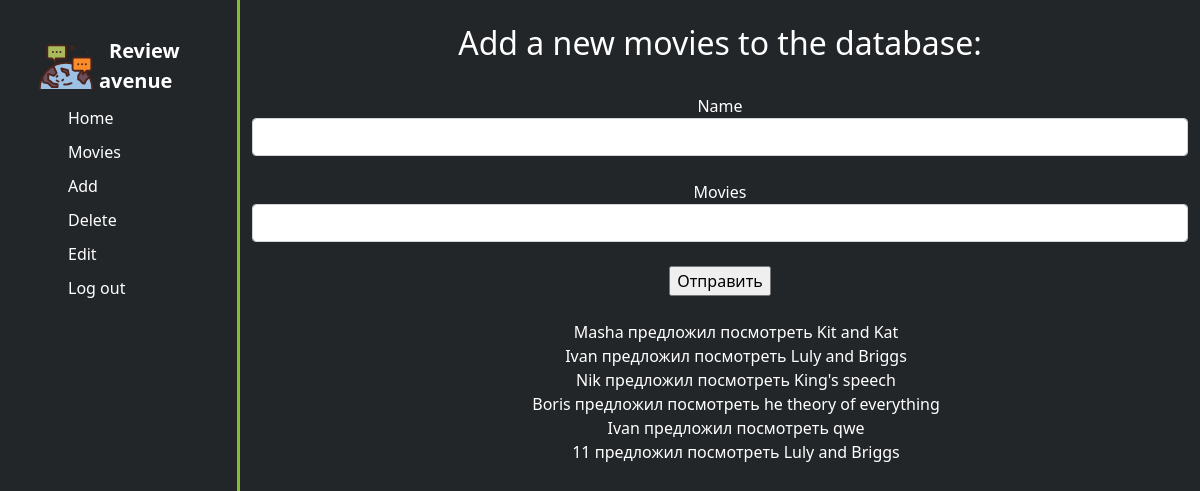
Page /add (signed in) on the committed database.
### comments/models.py (models this page shows)
class Add(models.Model):
    name = models.CharField(max_length=30)
    kino = models.TextField()
    def __str__(self):
        return f"{self.name} предложил посмотреть {self.kino}"

### comments/views.py (the view)
# urls.py: path('add', views.add, name='add'),
def add(request):
    all_add = Add.objects.all()
    context = {'all_add': all_add}
    if request.POST:
        name = request.POST['name']
        kino = request.POST['kino']
        Add.objects.create(name=name, kino=kino)
        return render(request, 'comments/add.html', context=context)
    else:
        return render(request, 'comments/add.html', context=context)

### comments/templates/comments/add.html (shortened to what this page needs)
{% extends 'base_generic.html' %}
{% block content %}
<div>
    <br>
    {% if user.is_authenticated %}
    <h2>Add a new movies to the database:</h2>
    <br>
    <form action="" method="POST">
        <div>
            <label for="name">Name</label>
            <input class="form-control" type="text" id="name" name="name">
        </div>
        <br>
        <div class="form-group">
            <label for="kino">Movies</label>
            <input class="form-control" type="text" id="kino" name="kino">
        </div>
        <br>
        <input type="submit" value="Отправить">
    </form>
    <br>
    <ul>
        {% for add in all_add%}
        <div>{{ add }}</div>
        {% endfor %}
    </ul>
    {% else %}
    <h2>Function add is not available to you until you are login.</h2>
    <a href="{% url 'login'%}" class="features">Click here to login.</a>
    {% endif %}
</div>
{% endblock %}

### comments/static/comments/css/style.css (style rules this page uses)
body { background: #222629; }

### rows in the picture
Add: name+kino "Masha предложил посмотреть Kit and Kat"
Add: name+kino "Ivan предложил посмотреть Luly and Briggs"
Add: name+kino "Nik предложил посмотреть King's speech"
Add: name+kino "Boris предложил посмотреть he theory of everything"
Add: name+kino "Ivan предложил посмотреть qwe"
Add: name+kino "11 предложил посмотреть Luly and Briggs"
